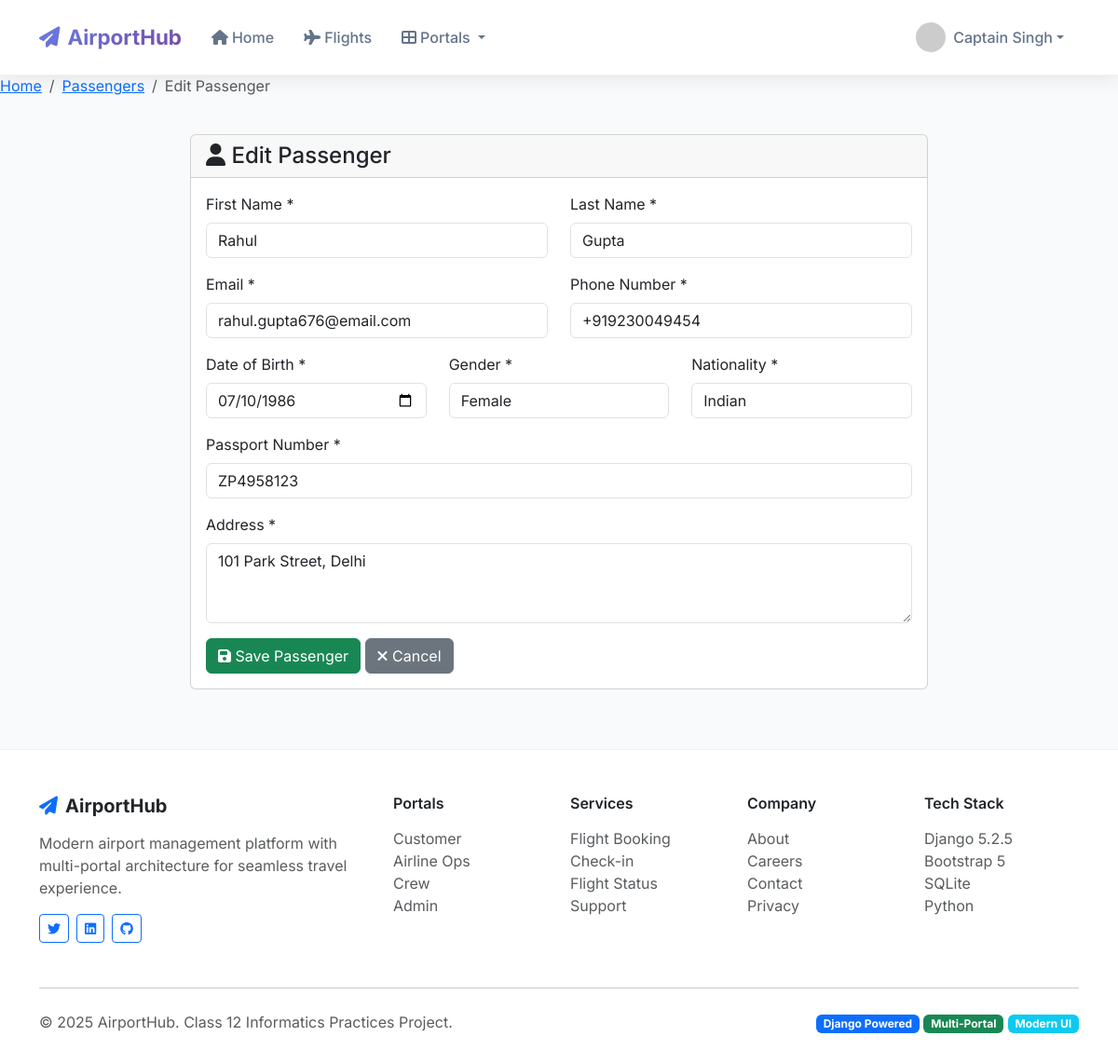
The app's page /passengers/1/edit/ (signed in) with its own data.
### core/models.py (models this page shows, shortened)
class Passenger(models.Model):
    GENDER_CHOICES = [
        ('M', 'Male'),
        ('F', 'Female'),
        ('O', 'Other'),
    ]
    TITLE_CHOICES = [
        ('Mr', 'Mr.'),
        ('Mrs', 'Mrs.'),
        ('Ms', 'Ms.'),
        ('Dr', 'Dr.'),
        ('Prof', 'Prof.'),
    ]
    user = models.OneToOneField(User, on_delete=models.CASCADE, null=True, blank=True)
    title = models.CharField(max_length=10, choices=TITLE_CHOICES, default='Mr')
    first_name = models.CharField(max_length=50)
    middle_name = models.CharField(max_length=50, blank=True)
    last_name = models.CharField(max_length=50)
    email = models.EmailField(unique=True)
    phone_regex = RegexValidator(regex=r'^\+?1?\d{9,15}$', message="Phone number must be entered in the format: '+999999999'. Up to 15 digits allowed.")
    phone_number = models.CharField(validators=[phone_regex], max_length=17)
    date_of_birth = models.DateField()
    gender = models.CharField(max_length=1, choices=GENDER_CHOICES)
    passport_number = models.CharField(max_length=20, unique=True)
    passport_expiry = models.DateField(default=date(2030, 1, 1))
    nationality = models.CharField(max_length=50)
    address = models.TextField()
    emergency_contact_name = models.CharField(max_length=100, blank=True)
    emergency_contact_phone = models.CharField(max_length=17, blank=True)
    dietary_preferences = models.CharField(max_length=100, blank=True)
    mobility_assistance = models.BooleanField(default=False)
    frequent_flyer_number = models.CharField(max_length=20, blank=True)
    created_at = models.DateTimeField(auto_now_add=True)

### core/views.py (the view)
# urls.py: path('passengers/<int:passenger_id>/edit/', views.passenger_edit, name='passenger_edit'),
@user_passes_test(is_staff_user)
def passenger_edit(request, passenger_id):
    passenger = get_object_or_404(Passenger, id=passenger_id)
    if request.method == 'POST':
        form = PassengerForm(request.POST, instance=passenger)
        if form.is_valid():
            form.save()
            messages.success(request, 'Passenger updated successfully!')
            return redirect('passenger_list')
    else:
        form = PassengerForm(instance=passenger)
    return render(request, 'core/passenger_form.html', {'form': form, 'title': 'Edit Passenger'})

### core/views.py (called while the page is built)
def is_staff_user(user):
    return user.is_authenticated and (user.is_staff or hasattr(user, 'staff'))

### templates/core/passenger_form.html (shortened to what this page needs)
{% extends 'base.html' %}
{% block content %}
<div class="row mb-4">
    <div class="col-12">
        <nav aria-label="breadcrumb">
            <ol class="breadcrumb">
                <li class="breadcrumb-item"><a href="{% url 'home' %}">Home</a></li>
                <li class="breadcrumb-item"><a href="{% url 'passenger_list' %}">Passengers</a></li>
                <li class="breadcrumb-item active">{{ title }}</li>
            </ol>
        </nav>
    </div>
</div>
<div class="row justify-content-center">
    <div class="col-md-8">
        <div class="card">
            <div class="card-header">
                <h4 class="card-title mb-0">
                    <i class="fas fa-user"></i> {{ title }}
                </h4>
            </div>
            <div class="card-body">
                <form method="post">
                    <div class="row">
                        <div class="col-md-6 mb-3">
                            <label for="{{ form.first_name.id_for_label }}" class="form-label">First Name *</label>
                            {{ form.first_name }}
                        </div>
                        <div class="col-md-6 mb-3">
                            <label for="{{ form.last_name.id_for_label }}" class="form-label">Last Name *</label>
                            {{ form.last_name }}
                        </div>
                    </div>
                    <div class="row">
                        <div class="col-md-6 mb-3">
                            <label for="{{ form.email.id_for_label }}" class="form-label">Email *</label>
                            {{ form.email }}
                        </div>
                        <div class="col-md-6 mb-3">
                            <label for="{{ form.phone_number.id_for_label }}" class="form-label">Phone Number *</label>
                            {{ form.phone_number }}
                        </div>
                    </div>
                    <div class="row">
                        <div class="col-md-4 mb-3">
                            <label for="{{ form.date_of_birth.id_for_label }}" class="form-label">Date of Birth *</label>
                            {{ form.date_of_birth }}
                        </div>
                        <div class="col-md-4 mb-3">
                            <label for="{{ form.gender.id_for_label }}" class="form-label">Gender *</label>
                            {{ form.gender }}
                        </div>
                        <div class="col-md-4 mb-3">
                            <label for="{{ form.nationality.id_for_label }}" class="form-label">Nationality *</label>
                            {{ form.nationality }}
                        </div>
                    </div>
                    <div class="mb-3">
                        <label for="{{ form.passport_number.id_for_label }}" class="form-label">Passport Number *</label>
                        {{ form.passport_number }}
                    </div>
                    <div class="mb-3">
                        <label for="{{ form.address.id_for_label }}" class="form-label">Address *</label>
                        {{ form.address }}
                    </div>
                    <div class="row">
                        <div class="col-md-6">
                            <button type="submit" class="btn btn-success">
                                <i class="fas fa-save"></i> Save Passenger
                            </button>
                            <a href="{% url 'passenger_list' %}" class="btn btn-secondary">
                                <i class="fas fa-times"></i> Cancel
                            </a>
                        </div>
                    </div>
                </form>
            </div>
        </div>
    </div>
</div>
{% endblock %}

### templates/base.html (shortened to what this page needs)
<!DOCTYPE html>
<html lang="en">
<head>
    <link href="https://cdn.jsdelivr.net/npm/bootstrap@5.3.0/dist/css/bootstrap.min.css" rel="stylesheet">
    <link href="https://cdnjs.cloudflare.com/ajax/libs/font-awesome/6.4.0/css/all.min.css" rel="stylesheet">
</head>
<body>
    <nav class="navbar navbar-expand-lg navbar-modern fixed-top">
        <div class="container">
            <a class="navbar-brand" href="{% url 'home' %}">
                <i class="fas fa-paper-plane me-2"></i>AirportHub
            </a>
            <div class="collapse navbar-collapse" id="navbarNav">
                <ul class="navbar-nav me-auto">
                    <li class="nav-item">
                        <a class="nav-link" href="{% url 'home' %}">
                            <i class="fas fa-home me-1"></i>Home
                        </a>
                    </li>
                    <li class="nav-item">
                        <a class="nav-link" href="{% url 'flight_list' %}">
                            <i class="fas fa-plane me-1"></i>Flights
                        </a>
                    </li>
                    <li class="nav-item dropdown portal-dropdown">
                        <a class="nav-link dropdown-toggle" href="#" id="portalDropdown" role="button" data-bs-toggle="dropdown">
                            <i class="fas fa-th-large me-1"></i>Portals
                        </a>
                    </li>
                </ul>
                <ul class="navbar-nav">
                    {% if user.is_authenticated %}
                        <li class="nav-item dropdown">
                            <a class="nav-link dropdown-toggle d-flex align-items-center" href="#" id="userDropdown" role="button" data-bs-toggle="dropdown">
                                <img src="https://ui-avatars.com/api/?name={{ user.get_full_name|default:user.username }}&background=667eea&color=ffffff&size=32"
                                     class="user-avatar" alt="Profile">
                                <span>{{ user.get_full_name|default:user.username }}</span>
                            </a>
                        </li>
                    {% endif %}
                </ul>
            </div>
        </div>
    </nav>
    <div style="margin-top: 80px;">
        <main>
            {% block content %}
            {% endblock %}
        </main>
    </div>
    <footer class="footer-modern">
        <div class="container">
            <div class="row">
                <div class="col-md-4 mb-4">
                    <h5 class="fw-bold mb-3">
                        <i class="fas fa-paper-plane me-2 text-primary"></i>AirportHub
                    </h5>
                    <p class="text-muted">Modern airport management platform with multi-portal architecture for seamless travel experience.</p>
                    <div class="d-flex gap-2">
                        <a href="#" class="btn btn-outline-primary btn-sm">
                            <i class="fab fa-twitter"></i>
                        </a>
                        <a href="#" class="btn btn-outline-primary btn-sm">
                            <i class="fab fa-linkedin"></i>
                        </a>
                        <a href="#" class="btn btn-outline-primary btn-sm">
                            <i class="fab fa-github"></i>
                        </a>
                    </div>
                </div>
                <div class="col-md-2 mb-4">
                    <h6 class="fw-semibold mb-3">Portals</h6>
                    <ul class="list-unstyled">
                        <li><a href="/customer/" class="text-muted text-decoration-none">Customer</a></li>
                        <li><a href="/airline/" class="text-muted text-decoration-none">Airline Ops</a></li>
                        <li><a href="/crew/" class="text-muted text-decoration-none">Crew</a></li>
                        <li><a href="/admin-portal/" class="text-muted text-decoration-none">Admin</a></li>
                    </ul>
                </div>
                <div class="col-md-2 mb-4">
                    <h6 class="fw-semibold mb-3">Services</h6>
                    <ul class="list-unstyled">
                        <li><a href="#" class="text-muted text-decoration-none">Flight Booking</a></li>
                        <li><a href="#" class="text-muted text-decoration-none">Check-in</a></li>
                        <li><a href="#" class="text-muted text-decoration-none">Flight Status</a></li>
                        <li><a href="#" class="text-muted text-decoration-none">Support</a></li>
                    </ul>
                </div>
                <div class="col-md-2 mb-4">
                    <h6 class="fw-semibold mb-3">Company</h6>
                    <ul class="list-unstyled">
                        <li><a href="#" class="text-muted text-decoration-none">About</a></li>
                        <li><a href="#" class="text-muted text-decoration-none">Careers</a></li>
                        <li><a href="#" class="text-muted text-decoration-none">Contact</a></li>
                        <li><a href="#" class="text-muted text-decoration-none">Privacy</a></li>
                    </ul>
                </div>
                <div class="col-md-2 mb-4">
                    <h6 class="fw-semibold mb-3">Tech Stack</h6>
                    <ul class="list-unstyled">
                        <li><span class="text-muted">Django 5.2.5</span></li>
                        <li><span class="text-muted">Bootstrap 5</span></li>
                        <li><span class="text-muted">SQLite</span></li>
                        <li><span class="text-muted">Python</span></li>
                    </ul>
                </div>
            </div>
            <hr class="my-4">
            <div class="row align-items-center">
                <div class="col-md-6">
                    <p class="text-muted mb-0">&copy; 2025 AirportHub. Class 12 Informatics Practices Project.</p>
                </div>
                <div class="col-md-6 text-md-end">
                    <span class="badge bg-primary">Django Powered</span>
                    <span class="badge bg-success">Multi-Portal</span>
                    <span class="badge bg-info">Modern UI</span>
                </div>
            </div>
        </div>
    </footer>
</body>
</html>

### templates/base.html (style rules this page uses)
:root { --primary-gradient: linear-gradient(135deg, #667eea 0%, #764ba2 100%); --nav-shadow: 0 2px 20px rgba(0,0,0,0.1); }
body { font-family: 'Inter', -apple-system, BlinkMacSystemFont, sans-serif; background: #f8fafc; }
.navbar-modern { background: white !important; backdrop-filter: blur(10px); box-shadow: var(--nav-shadow); border-bottom: 1px solid rgba(0,0,0,0.05); padding: 1rem 0; }
.navbar-brand { font-weight: 700; font-size: 1.4rem; background: var(--primary-gradient); -webkit-background-clip: text; -webkit-text-fill-color: transparent; background-clip: text; }
.nav-link { color: #64748b !important; font-weight: 500; padding: 0.5rem 1rem !important; border-radius: 8px; transition: all 0.3s ease; position: relative; }
.user-avatar { width: 32px; height: 32px; border-radius: 50%; margin-right: 8px; }
.footer-modern { background: white; border-top: 1px solid rgba(0,0,0,0.05); padding: 3rem 0 2rem; margin-top: 4rem; }

### records on screen
Passenger: first_name "Rahul", last_name "Gupta", email "rahul.gupta676@email.com", phone_number "+919230049454", date_of_birth "07/10/1986", gender "Female", nationality "Indian", passport_number "ZP4958123", address "101 Park Street, Delhi"

### other values on screen
{{ user.get_full_name|default:user.username }} "Captain Singh"
{{ title }} "Edit Passenger"
